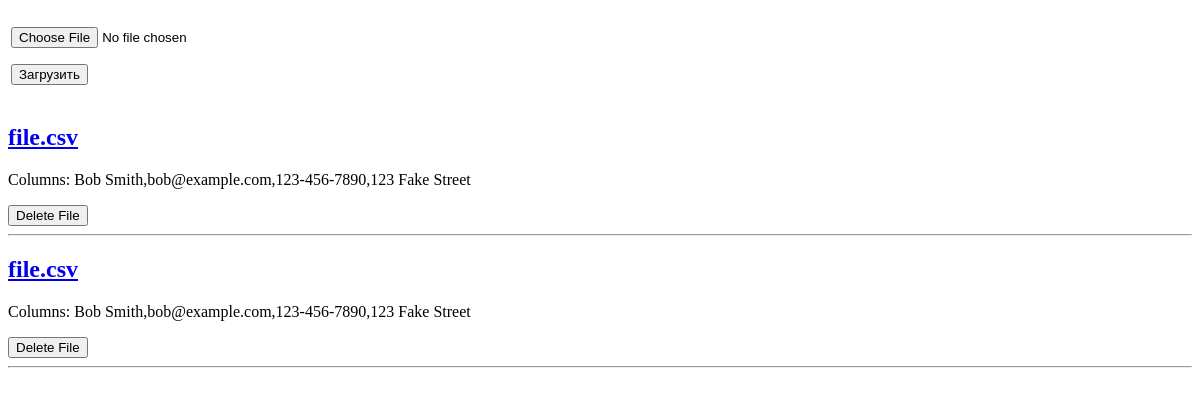
Before: / with the older database file.
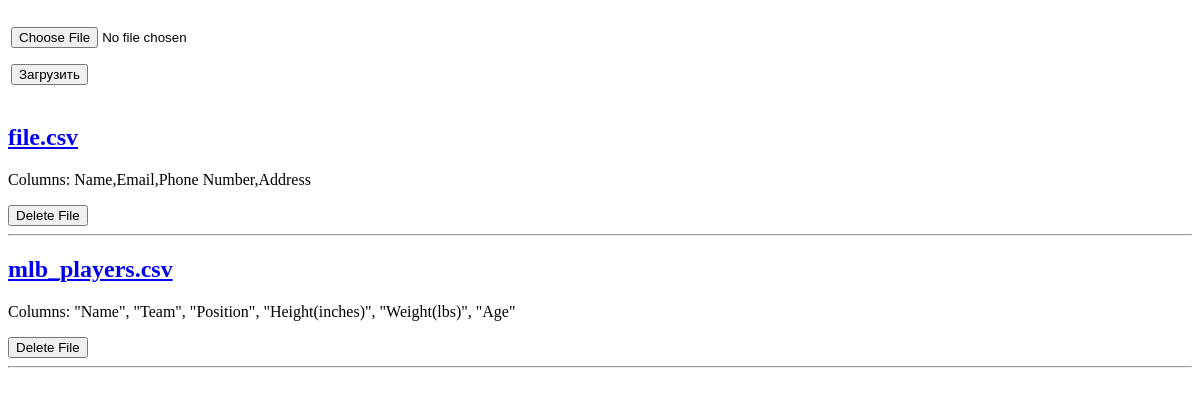
After: the same page with the newer database file.
### tables this page shows
CREATE TABLE files (
    id INTEGER PRIMARY KEY AUTOINCREMENT,
    name TEXT NOT NULL,
    content TEXT NOT NULL
);

### task.py (the view)
@app.route('/')
def index():
    conn = get_db_connection()
    files = conn.execute('SELECT * FROM files').fetchall()
    conn.close()
    return render_template('index.html', files=files)

### task.py (called while the page is built)
def get_db_connection():
    conn = sqlite3.connect('database.db')
    conn.row_factory = sqlite3.Row
    return conn

### templates/index.html
{% extends 'base.html' %}
{% block content %}
    <table border="0">
        <tr><td valign="top">
            <form action="{{url_for('upload')}}" method="POST" enctype="multipart/form-data">
                <P><input type="file" name="file">
                <P><input type="submit" value="Загрузить">
            </form>
        </td></tr>
    </table>
    {% for file in files %}
        <a href="{{ url_for('file', file_id=file['id']) }}">
            <h2>{{ file['name'] }}</h2>
        </a>
        <p>Columns: {{ file['content'].decode('utf8').split('\n')[0] }}</p>
        <form action="{{ url_for('delete', id=file['id']) }}" method="POST">
            <input type="submit" value="Delete File"
                    onclick="return confirm('Are you sure you want to delete this file?')">
        </form>
        <hr>
    {% endfor %}
{% endblock %}

### templates/base.html (shortened to what this page needs)
<!doctype html>
  <head>
  </head>
  <body>
    <div class="container">
        {% block content %} {% endblock %}
    </div>
  </body>
</html>

Changed rows visible on the page:
removed files: name "file.csv", content.decode "Bob Smith,bob@example.com,123-456-7890,123 Fake Street"
changed files "file.csv": content.decode "Bob Smith,bob@example.com,123-456-7890,123 Fake Street" → "Name,Email,Phone Number,Address"
added files: name "mlb_players.csv", content.decode "\"Name\", \"Team\", \"Position\", \"Height(inches)\", \"Weight(lbs)\", \"Age\""
